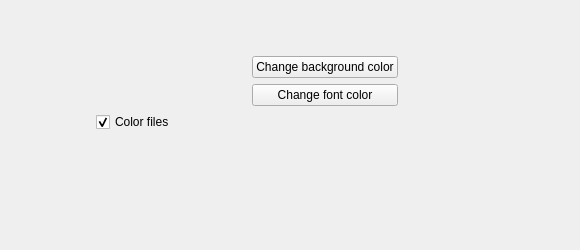
      <widget class="QWidget" name="pageSettingsShell">
       <widget class="QWidget" name="gridLayoutWidget">
        <property name="geometry">
         <rect>
          <x>90</x>
          <y>50</y>
          <width>481</width>
          <height>191</height>
         </rect>
        </property>
        <layout class="QGridLayout" name="shellGridLayout">
         <property name="margin">
          <number>6</number>
         </property>
         <item row="0" column="1">
          <widget class="QPushButton" name="shellPushButtonBackground">
           <property name="text">
            <string>Change background color</string>
           </property>
          </widget>
         </item>
         <item row="1" column="1">
          <widget class="QPushButton" name="shellPushButtonFont">
           <property name="text">
            <string>Change font color</string>
           </property>
          </widget>
         </item>
         <item row="0" column="3">
          <spacer name="horizontalSpacer_7">
           <property name="orientation">
            <enum>Qt::Horizontal</enum>
           </property>
           <property name="sizeHint" stdset="0">
            <size>
             <width>40</width>
             <height>20</height>
            </size>
           </property>
          </spacer>
         </item>
         <item row="1" column="0">
          <widget class="QLabel" name="shellLabelCurrentFont">
           <property name="sizePolicy">
            <sizepolicy hsizetype="Fixed" vsizetype="Fixed">
             <horstretch>0</horstretch>
             <verstretch>0</verstretch>
            </sizepolicy>
           </property>
           <property name="minimumSize">
            <size>
             <width>150</width>
             <height>20</height>
            </size>
           </property>
           <property name="maximumSize">
            <size>
             <width>150</width>
             <height>20</height>
            </size>
           </property>
           <property name="text">
            <string/>
           </property>
          </widget>
         </item>
         <item row="0" column="0">
          <widget class="QLabel" name="shellLabelCurrentBackground">
           <property name="sizePolicy">
            <sizepolicy hsizetype="Fixed" vsizetype="Fixed">
             <horstretch>0</horstretch>
             <verstretch>0</verstretch>
            </sizepolicy>
           </property>
           <property name="minimumSize">
            <size>
             <width>150</width>
             <height>20</height>
            </size>
           </property>
           <property name="maximumSize">
            <size>
             <width>150</width>
             <height>20</height>
            </size>
           </property>
           <property name="text">
            <string/>
           </property>
          </widget>
         </item>
         <item row="3" column="1">
          <spacer name="verticalSpacer_4">
           <property name="orientation">
            <enum>Qt::Vertical</enum>
           </property>
           <property name="sizeHint" stdset="0">
            <size>
             <width>20</width>
             <height>40</height>
            </size>
           </property>
          </spacer>
         </item>
         <item row="2" column="0" colspan="2">
          <widget class="QCheckBox" name="checkColorShellFiles">
           <property name="text">
            <string>Color files</string>
           </property>
           <property name="checked">
            <bool>true</bool>
           </property>
          </widget>
         </item>
        </layout>
       </widget>
      </widget>
